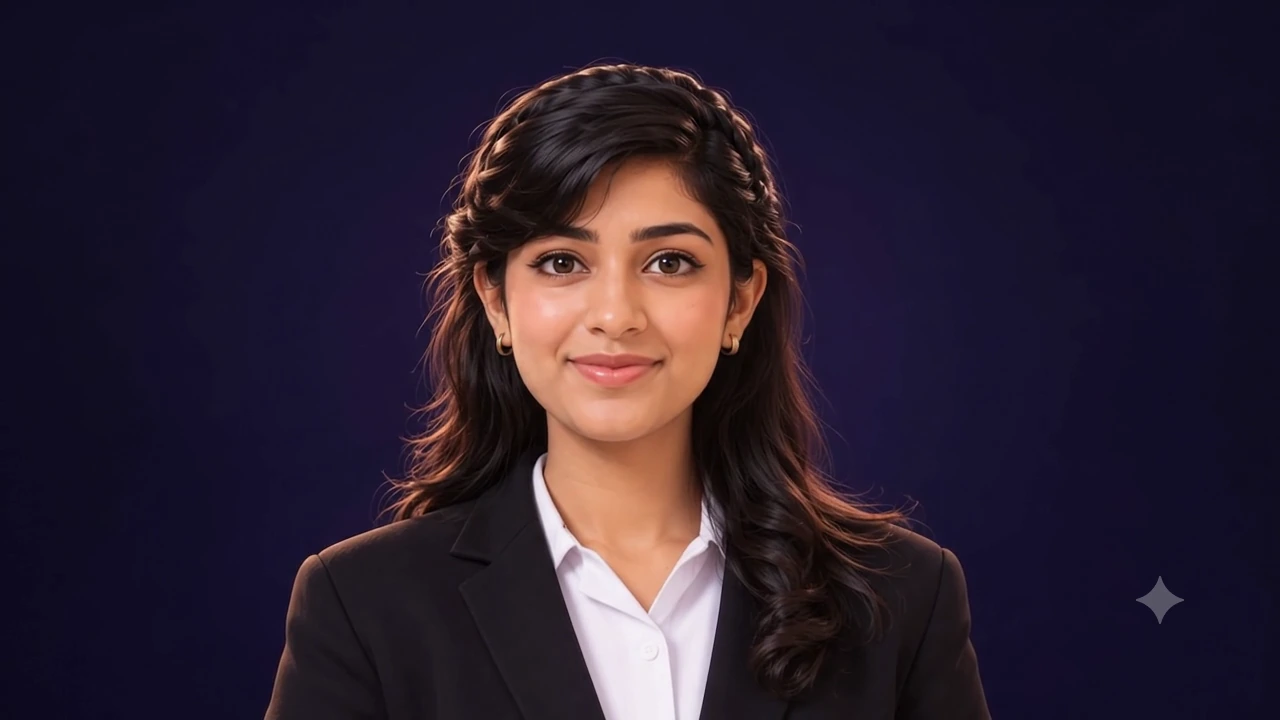
#> input picture dist/frames/center.webp, 1280 x 720 px, found by its file name
$ python face_grid.py
#> lines starting #> are read from the running program, lines starting #| are printed output that depends on the picture; after the words box and inside, x2 and y2 are one past the last pixel; in counts of white or black regions, pixels touching at a corner belong together
import cv2
import numpy as np

img = cv2.imread("public/frames/center.webp")
#> img is the input picture: shape (720, 1280, 3); mean B, G, R 48.2, 32, 43.4
vis = img[200:360, 560:700].copy()
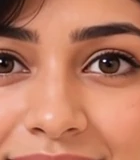
#> vis: shape (160, 140, 3); mean B, G, R 100.5, 125.5, 189.9

# Add a grid with coordinate labels
# x in crop: 0 corresponds to 560, 40 to 600, 80 to 640
for x_orig in range(570, 700, 10):
    xc = x_orig - 560
    color = (0, 255, 0) if x_orig % 20 == 0 else (100, 100, 100)
    cv2.line(vis, (xc, 0), (xc, 160), color, 1)
    if x_orig % 20 == 0:
        cv2.putText(vis, str(x_orig), (xc - 12, 15), cv2.FONT_HERSHEY_SIMPLEX, 0.35, (0, 255, 0), 1)
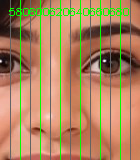
#> vis: shape (160, 140, 3); 10.74% of pixels changed, all inside (x1, y1, x2, y2) = (9, 0, 131, 160)

for y_orig in range(210, 360, 10):
    yc = y_orig - 200
    color = (0, 255, 0) if y_orig % 20 == 0 else (100, 100, 100)
    cv2.line(vis, (0, yc), (140, yc), color, 1)
    if y_orig % 20 == 0:
        cv2.putText(vis, str(y_orig), (5, yc - 2), cv2.FONT_HERSHEY_SIMPLEX, 0.35, (0, 255, 0), 1)
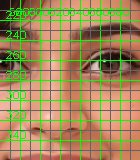
#> vis: shape (160, 140, 3); 10.53% of pixels changed, all inside (x1, y1, x2, y2) = (0, 10, 140, 151)

cv2.imwrite("scratch/face_grid.jpg", vis)
print("Saved face_grid.jpg")
